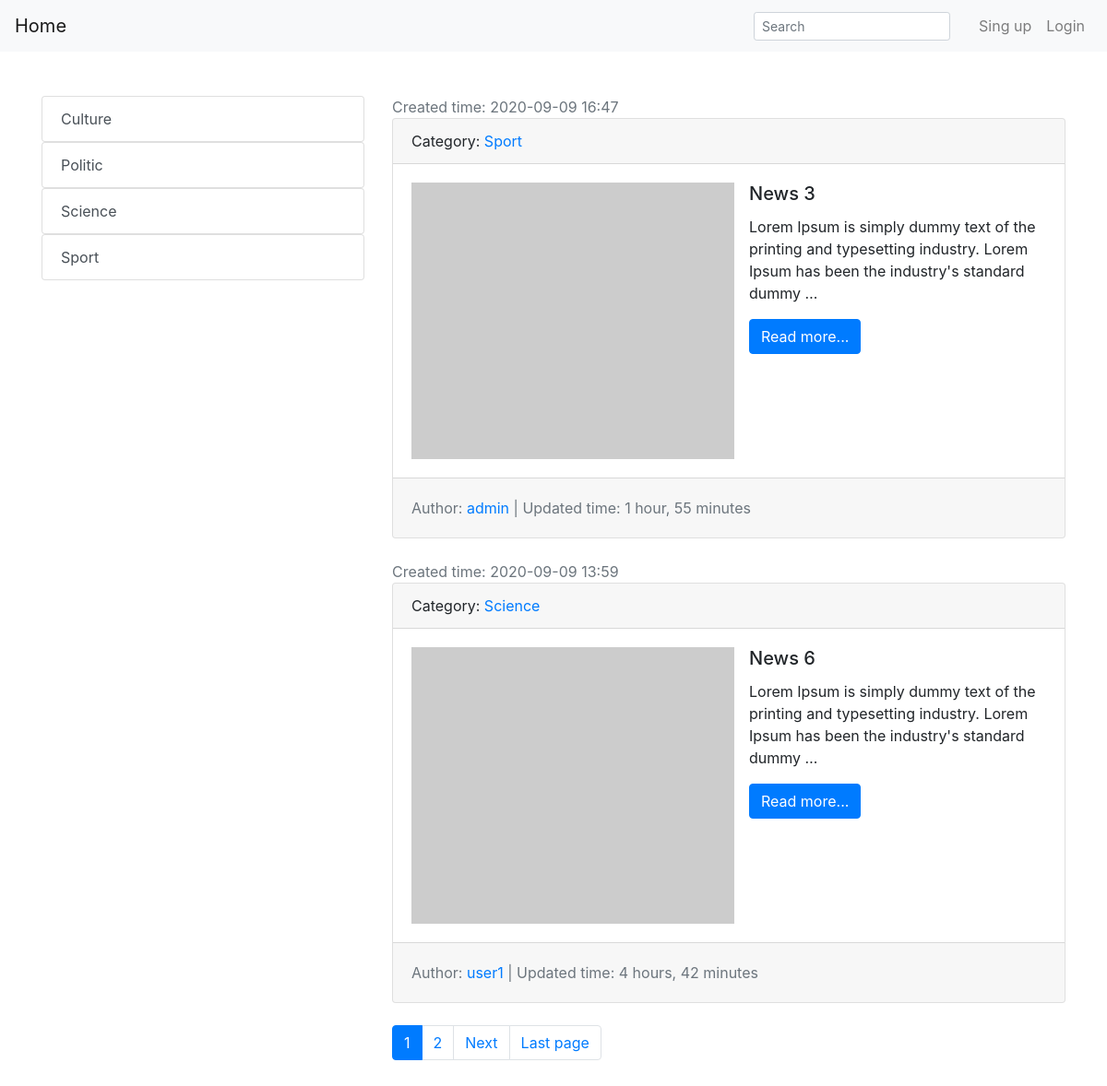
The page / on the database its author committed.
### post/models.py (models this page shows, shortened)
class Category(models.Model):
    title=models.CharField(max_length=150,db_index=True,verbose_name='Kategoriya nomi')
    def get_absolute_url(self):
        return reverse('category_list',kwargs={'pk':self.pk})
        pass
    def __str__(self):
        return self.title
    class Meta:
        verbose_name='Kategoriya'
        verbose_name_plural='Kategori'
        ordering=['title']

class News(models.Model):
    title=models.CharField(max_length=150,verbose_name='Title')
    content=models.TextField(verbose_name='Content')
    created_at=models.DateTimeField(auto_now_add=True,verbose_name='Nashr sanasi')
    update_at=models.DateTimeField(auto_now=True,verbose_name='Yangilangan nashr sanasi')
    photo=models.ImageField(upload_to='photos/%Y/%m/%d/',verbose_name='Photo',blank=True)
    is_published=models.BooleanField(default=True,verbose_name='Publish')
    category=models.ForeignKey('Category',on_delete=models.PROTECT,null=True,verbose_name='Category')
    author=models.ForeignKey(settings.AUTH_USER_MODEL,verbose_name='Author',on_delete=models.CASCADE,null=True)
    likes = models.ManyToManyField(settings.AUTH_USER_MODEL, related_name='blog_post',blank=True)
    def get_absolute_url(self):
        return reverse('post_datail',kwargs={'pk':self.pk})
    class Meta:
        verbose_name='Yangilik'
        verbose_name_plural='Yangiliklar'
        ordering=['-created_at']

### users/models.py (models this page shows)
class customuser(AbstractUser):
    age=models.PositiveIntegerField(default=0,blank=True)
    bio=models.TextField(blank=True)
    photo=models.ImageField(upload_to='user_photos/',blank=True)
    name=models.CharField(max_length=255,blank=True)
    surname=models.CharField(max_length=255,blank=True)

### post/views.py (the view)
# urls.py: path('', PostListView.as_view(), name='home'),
class PostListView(generic.ListView):
    model = News
    template_name = 'index.html'
    paginate_by = 2

### post/templatetags/tags.py (called while the page is built)
@register.simple_tag(name='category_list')
def show_category():
    return  Category.objects.all()

### templates/index.html (shortened to what this page needs)
{%extends 'base.html'%}
{%block sidebar%}
{%include 'inc/_sidebar.html'%}
{%endblock%}
{%block content%}
{%for item in  object_list%}
<div class="text-muted">
      Created time: {{item.created_at|date:'Y-m-d H:i'}}
</div>
<div class="card mb-4">
  <div class="card-header">
      Category: <a href="{%url 'category_list' item.category.pk %}">{{item.category}}</a>
  </div>
  <div class="card-body">
             <div class="media">
          {% if item.photo %}
              <img src="{{item.photo.url}}" alt="" width="350" class="mr-3">
        {% else %}
              <img src="https://picsum.photos/seed/picsum/350/300" alt="" class="mr-3">
        {% endif %}
          <div class="media-body">
            <h5 class="card-title">{{item.title}}</h5>
            <p class="card-text">{{item.content |truncatewords:20}}</p>
            <a href="{{item.get_absolute_url}}" class="btn btn-primary">Read more...</a>
          </div>
             </div>
  </div>
    <div class=" card-footer text-muted " >
        <ul class="navbar-nav">
            <li class="nav-link">
                {%if user.id == item.author.id%}
                Author: <a class="text-left" href="{%url 'profile' user.id %}">{{item.author}}</a> |
                {%else%}
              Author: <a class="text-left" href="{%url 'userprofile' item.author.id %}">{{item.author}}</a> |
                {%endif%}
                Updated time: {{item.update_at|timesince}}
            </li>
        </ul>
    </div>
</div>
{%endfor%}
{%endblock%}

### templates/base.html (shortened to what this page needs)
<!doctype html>
<html lang="en">
  <head>
    <link rel="stylesheet" href="https://stackpath.bootstrapcdn.com/bootstrap/4.5.2/css/bootstrap.min.css">
  </head>
  <body>
    {%include 'inc/_navbar.html'%}
  <div class="container">
    <div class="row">
      <div class="col-md-4 mt-5">
        {%block sidebar%} {%endblock%}
      </div>
      <div class="col-md-8  mt-5 ">
            {%block content%} {%endblock%}
         {%if page_obj.has_other_pages%}
          <nav aria-label="Page navigation example">
            <ul class="pagination">
              {%for page in page_obj.paginator.page_range%}
             {%if page_obj.number == page%}
              <li class="page-item active"><a class="page-link" href="?{{s}}page{{page}}">{{page}}<span class="sr-only">(current)</span></a></li>
              {%elif page > page_obj.number|add:-3 and  page < page_obj.number|add:3%}
                    <li class="page-item"><a class="page-link" href="?{{s}}page={{page}}">{{page}}</a></li>
              {%endif%}
              {%endfor%}
           {%if page_obj.has_next%}
              <li class="page-item"><a class="page-link" tabindex="-1" href="?{{s}}page={{page_obj.next_page_number}}">Next</a></li>
               <li class="page-item"><a class="page-link" tabindex="-1" href="?page={{page_obj.paginator.num_pages}}">Last page</a></li>
           {%endif%}
            </ul>
          </nav>
          {%endif%}
            </div>
      </div>
    </div>
  </body>
</html>

### templates/inc/_navbar.html (shortened to what this page needs)
<nav class="navbar navbar-expand-lg navbar-light bg-light">
  <a class="navbar-brand" href="{%url 'home'%}">Home</a>
<form action="{%url 'search'%}">
  <input class="form-control form-control-sm ml-5 w-75" type="text" placeholder="Search" name="search" id="Search"
    aria-label="Search">
</form>
  {%if user.is_authenticated%}
<ul class="navbar-nav">
      <li class="nav-item active">
        <a class="nav-link" href="{%url 'profile' user.id%}">Welcome, {{user.username}}  </a>
      </li>
    <li class="nav-item ">
        <a class="nav-link" href="{%url 'logout'%}">Logout</a>
      </li>
</ul>
  {%else%}
  <ul class="navbar-nav">
      <li class="nav-item ">
        <a class="nav-link" href="{%url 'singup'%}">Sing up </a>
      </li>
    <li class="nav-item ">
        <a class="nav-link" href="{%url 'login'%}">Login</a>
      </li>
</ul>
  {%endif%}
</nav>

### templates/inc/_sidebar.html
{%load tags%}
{%category_list as category%}
{%for item in category%}
<div class="list-group">
  <a href="{{item.get_absolute_url}}" class="list-group-item list-group-item-action">{{item.title}}</a>
</div>
{%endfor%}

### rows shown on the page
Category: title "Culture"
Category: title "Politic"
Category: title "Science"
Category: title "Sport"
News: created_at "2020-09-09 16:47", category "Sport", title "News 3", content "Lorem Ipsum is simply dummy text of the printing and typesetting industry. Lorem Ipsum has been the industry's standard dummy …", author "admin", update_at "1 hour, 55 minutes"
News: created_at "2020-09-09 13:59", category "Science", title "News 6", content "Lorem Ipsum is simply dummy text of the printing and typesetting industry. Lorem Ipsum has been the industry's standard dummy …", author "user1", update_at "4 hours, 42 minutes"

### other values the page prints
{{ page }} "1"
{{ page }} "2"
